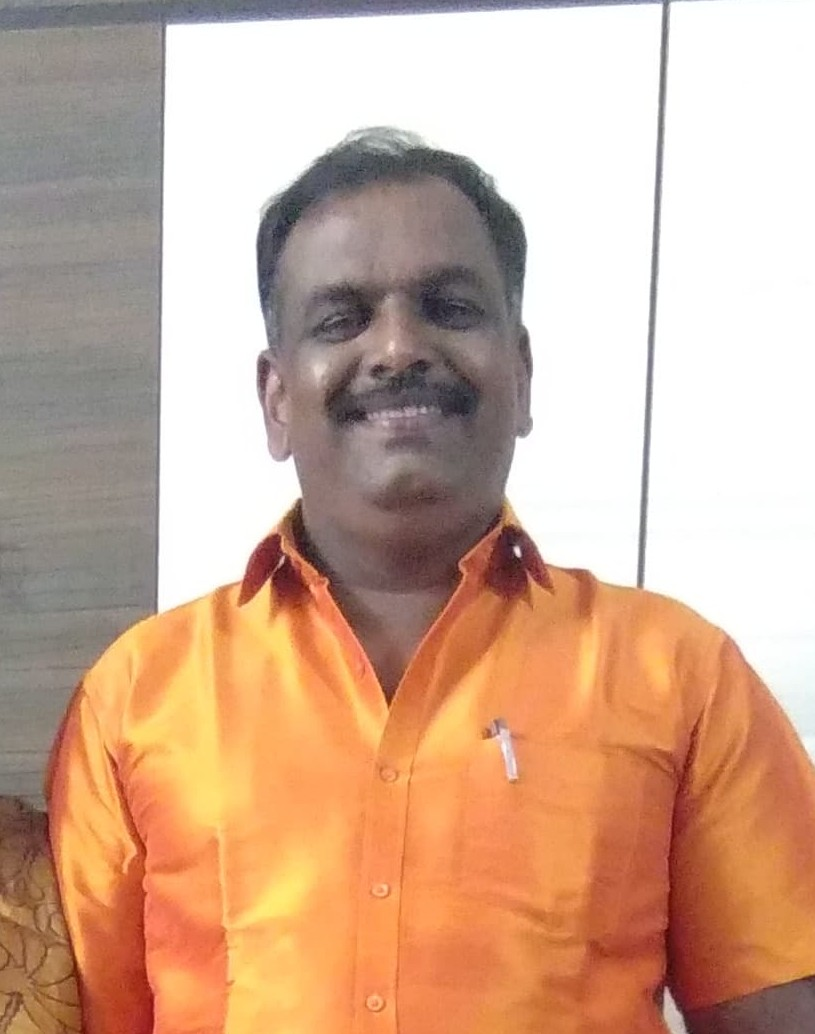
#> input picture build/images/Ashok kumar.jpg, 815 x 1034 px, given in place of VID-20260125-WA0000.mp4, which was not available
$ python fix_rotation.py
#> lines starting #> are read from the running program, lines starting #| are printed output that depends on the picture; pictures that were not available may be replaced by others from this repository, and a replacement may not be noted
#> further down, frame is the input picture: shape (1034, 815, 3); mean B, G, R 148.8, 171.6, 207
import cv2
import numpy as np

video_path = r"C:\Users\HP\Downloads\VID-20260125-WA0000.mp4"
output_4 = r"d:\Rakshitha-Diagnostics-main\public\images\4.png"
output_5 = r"d:\Rakshitha-Diagnostics-main\public\images\5.png"

def enhance_and_save(frame, output_path):
    # Rotate 90 degrees counter-clockwise
    rotated = cv2.rotate(frame, cv2.ROTATE_90_COUNTERCLOCKWISE)
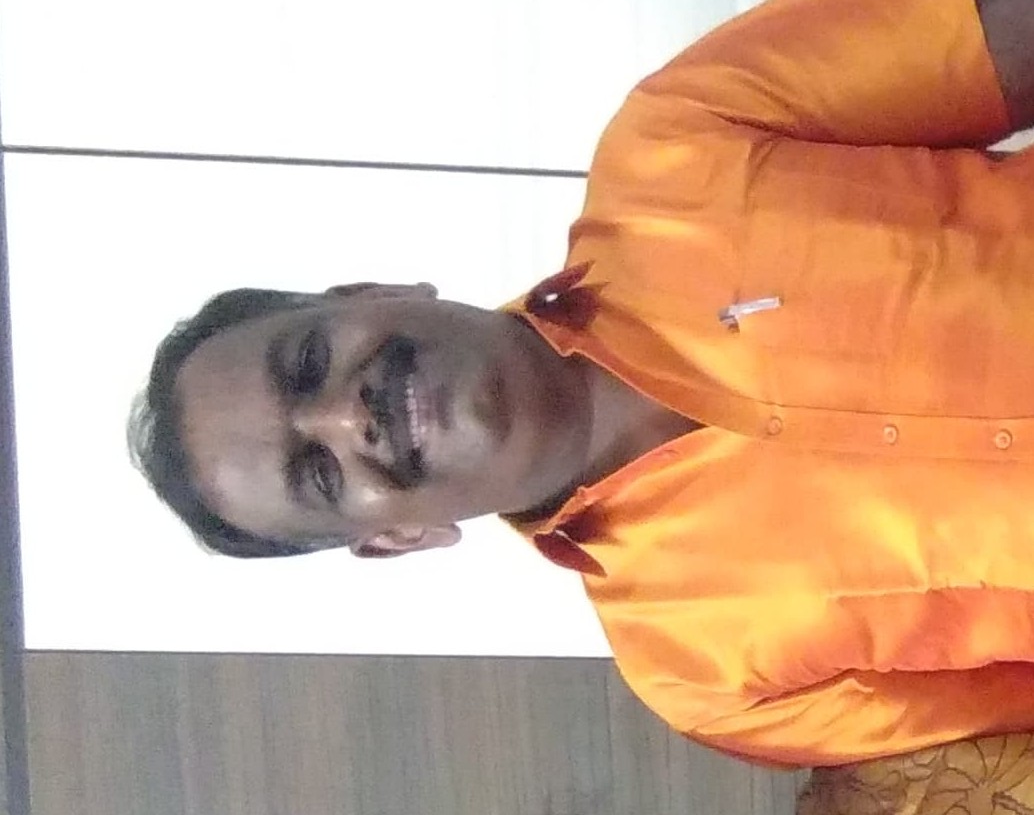
#> rotated: shape (815, 1034, 3); mean B, G, R 148.8, 171.6, 207

    # Denoise
    denoised = cv2.fastNlMeansDenoisingColored(rotated, None, 10, 10, 7, 21)

    # Sharpening kernel
    kernel = np.array([[0, -1, 0],
                       [-1, 5,-1],
                       [0, -1, 0]])
    sharpened = cv2.filter2D(denoised, -1, kernel)

    # Increase Contrast slightly
    lab = cv2.cvtColor(sharpened, cv2.COLOR_BGR2LAB)
#> lab: shape (815, 1034, 3); mean of channels 0, 1, 2 185, 139.4, 145.7
    l, a, b = cv2.split(lab)
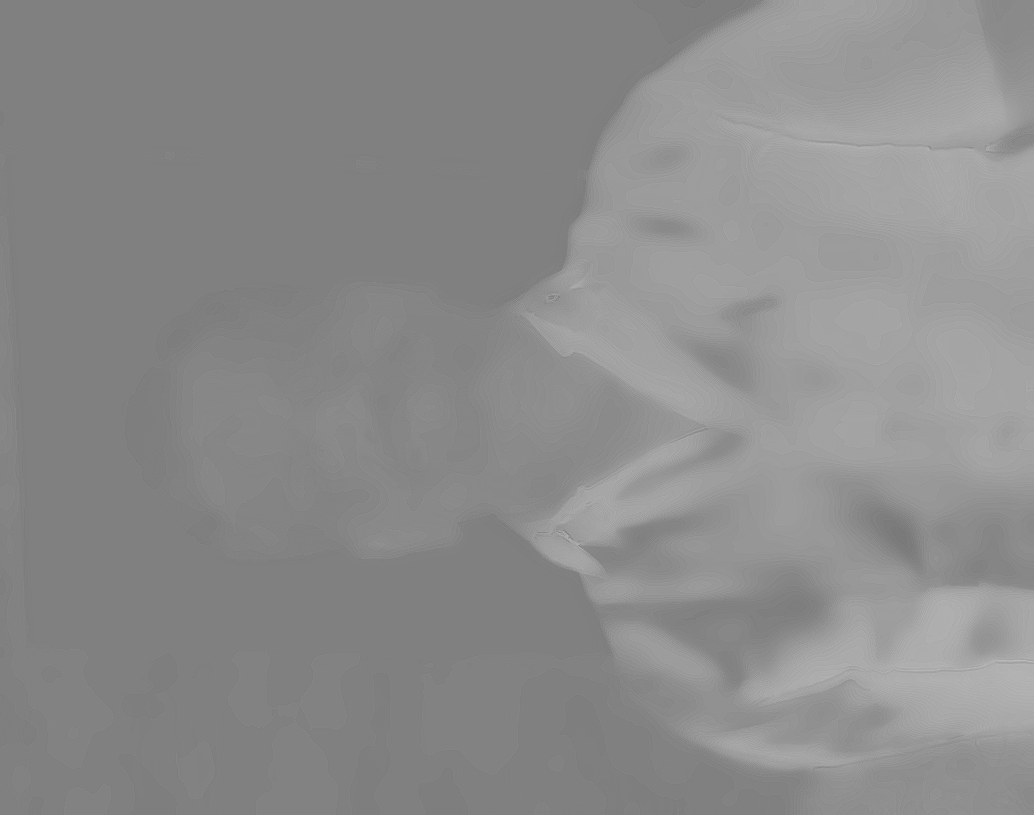
#> a: shape (815, 1034); min 115, max 189, mean 139.4
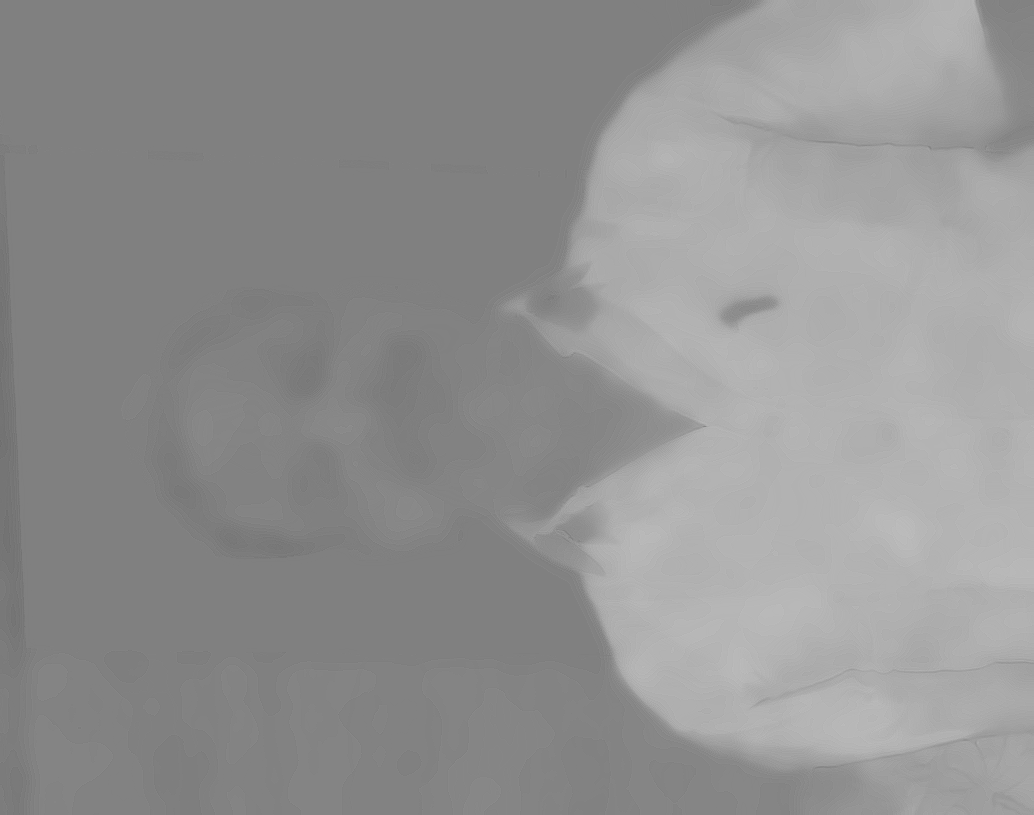
#> b: shape (815, 1034); min 108, max 190, mean 145.7
    clahe = cv2.createCLAHE(clipLimit=1.5, tileGridSize=(8,8))
    cl = clahe.apply(l)
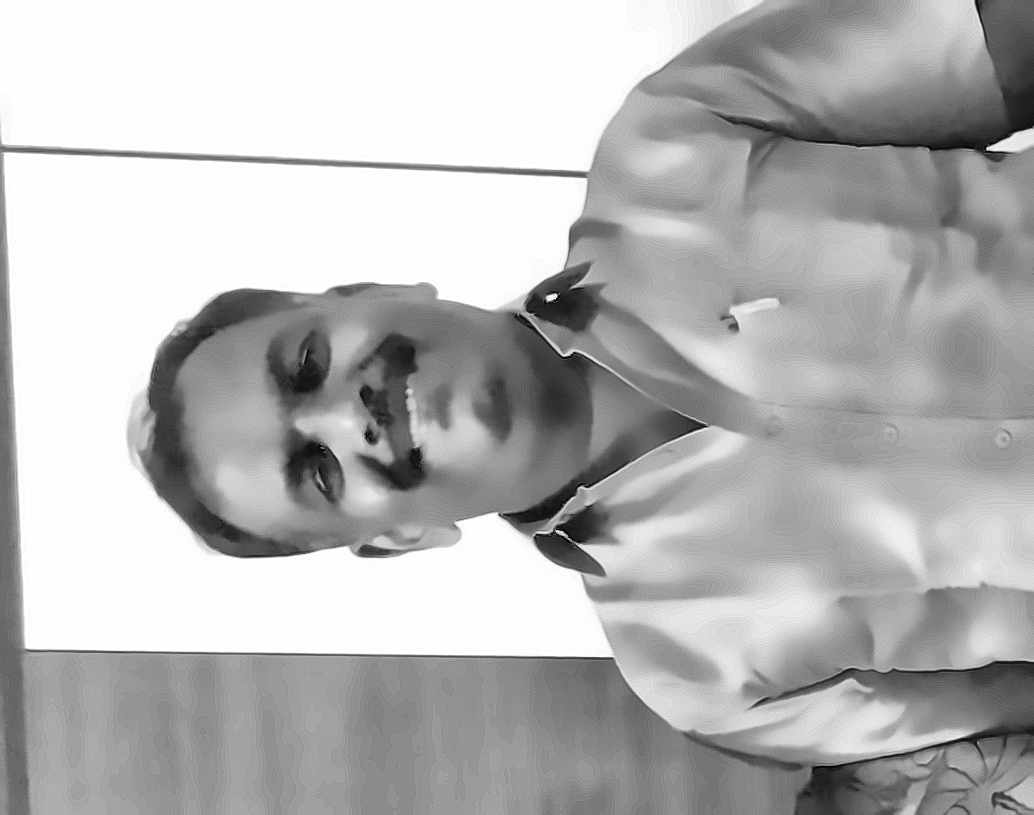
#> cl: shape (815, 1034); min 0, max 255, mean 181.8
    limg = cv2.merge((cl,a,b))
#> limg: shape (815, 1034, 3); mean of channels 0, 1, 2 181.8, 139.4, 145.7
    enhanced = cv2.cvtColor(limg, cv2.COLOR_LAB2BGR)
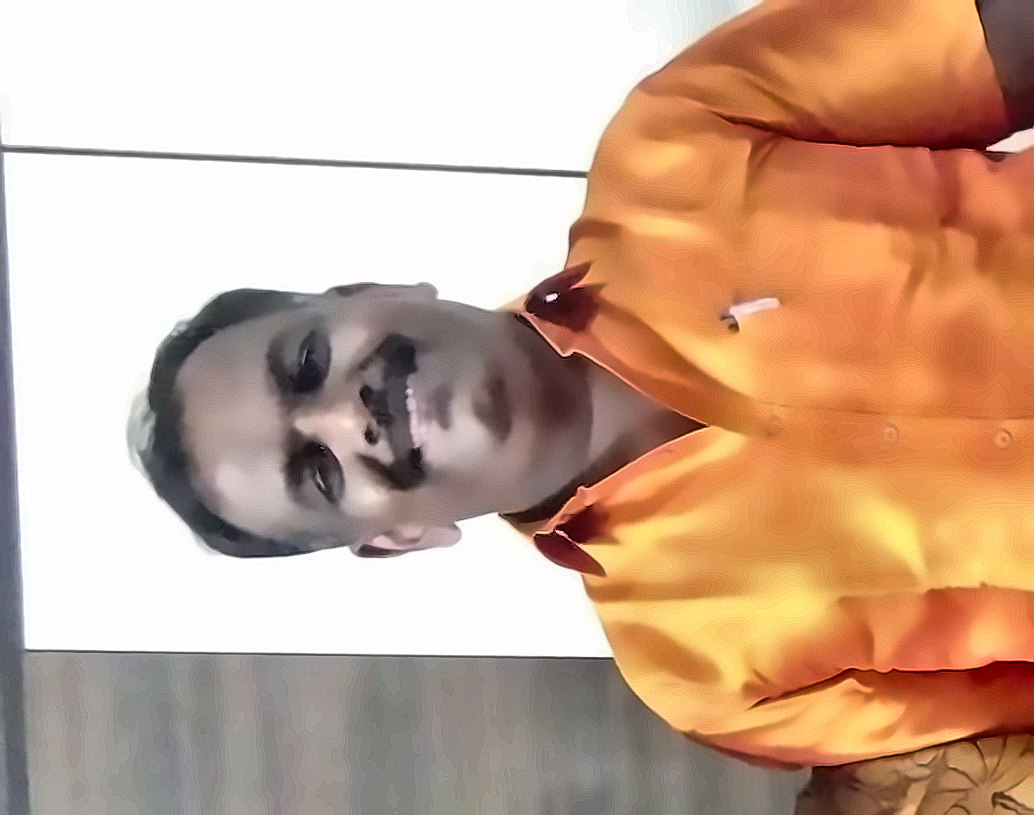
#> enhanced: shape (815, 1034, 3); mean B, G, R 145.3, 168.1, 202.5

    cv2.imwrite(output_path, enhanced)
    print(f"Saved {output_path}")


cap = cv2.VideoCapture(video_path)

cap.set(cv2.CAP_PROP_POS_FRAMES, 184)
ret, frame = cap.read()
if ret:
    enhance_and_save(frame, output_4)

cap.set(cv2.CAP_PROP_POS_FRAMES, 220)
ret, frame = cap.read()
if ret:
    enhance_and_save(frame, output_5)

cap.release()

$ run again, on build/images/2.png
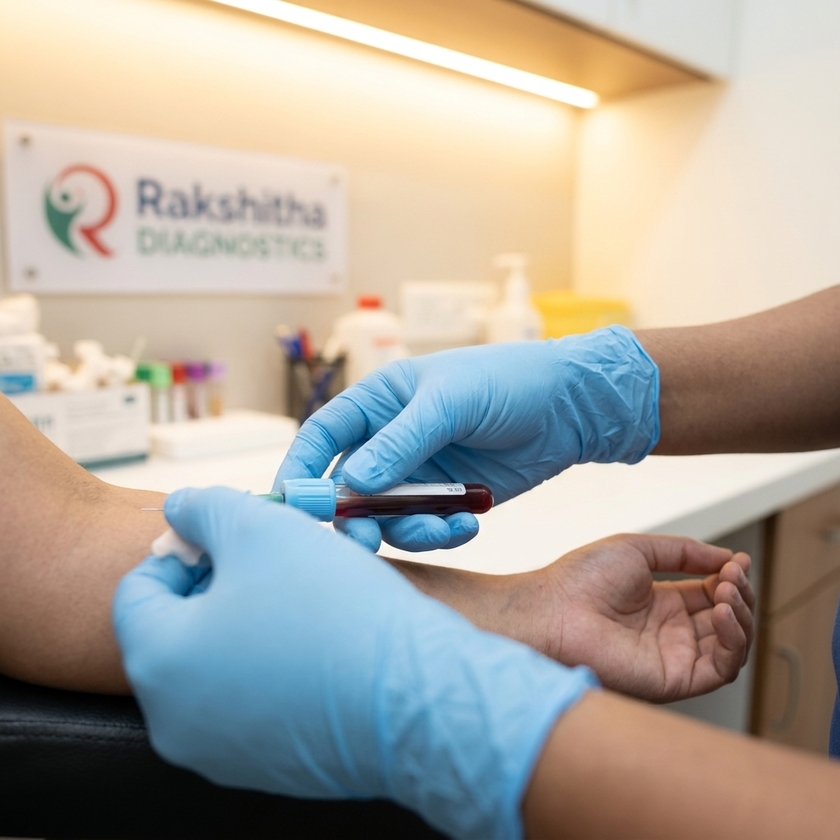
#> input picture build/images/2.png, 840 x 840 px, shrunk from 1024 x 1024 before the run, given in place of VID-20260125-WA0000.mp4, which was not available
#> frame is the input picture: shape (840, 840, 3); mean B, G, R 156.6, 166.2, 172.1
#> lab: shape (840, 840, 3); mean of channels 0, 1, 2 172.8, 130, 134.2
#> in enhance_and_save, `cl = clahe.apply(l)`:
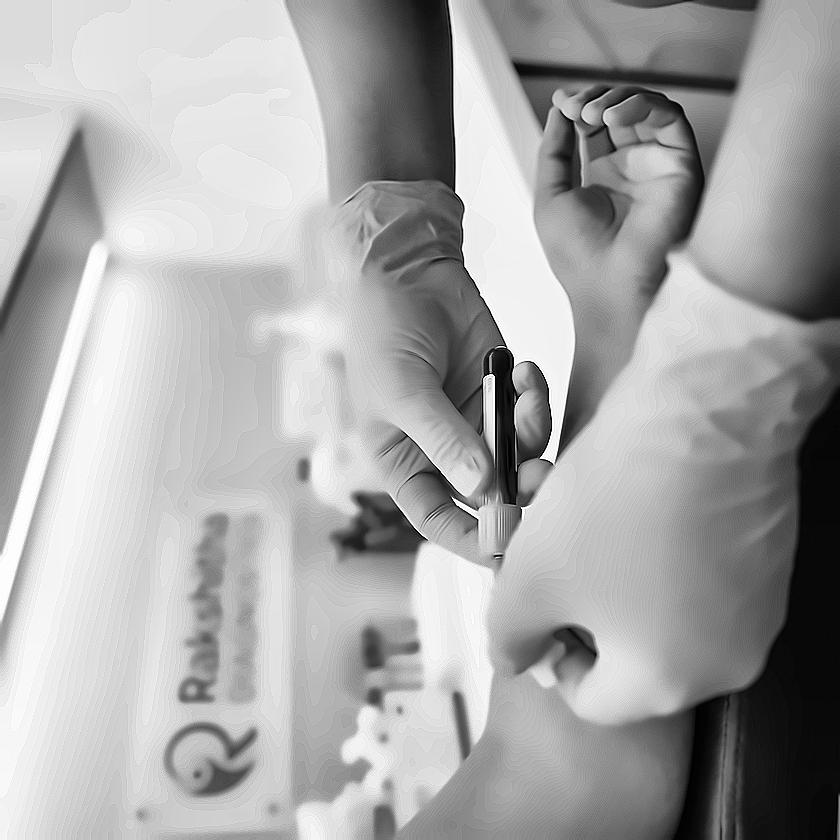
#> cl: shape (840, 840); min 0, max 255, mean 167
#> limg: shape (840, 840, 3); mean of channels 0, 1, 2 167, 130, 134.2
#> in enhance_and_save, `enhanced = cv2.cvtColor(limg, cv2.COLOR_LAB2BGR)`:
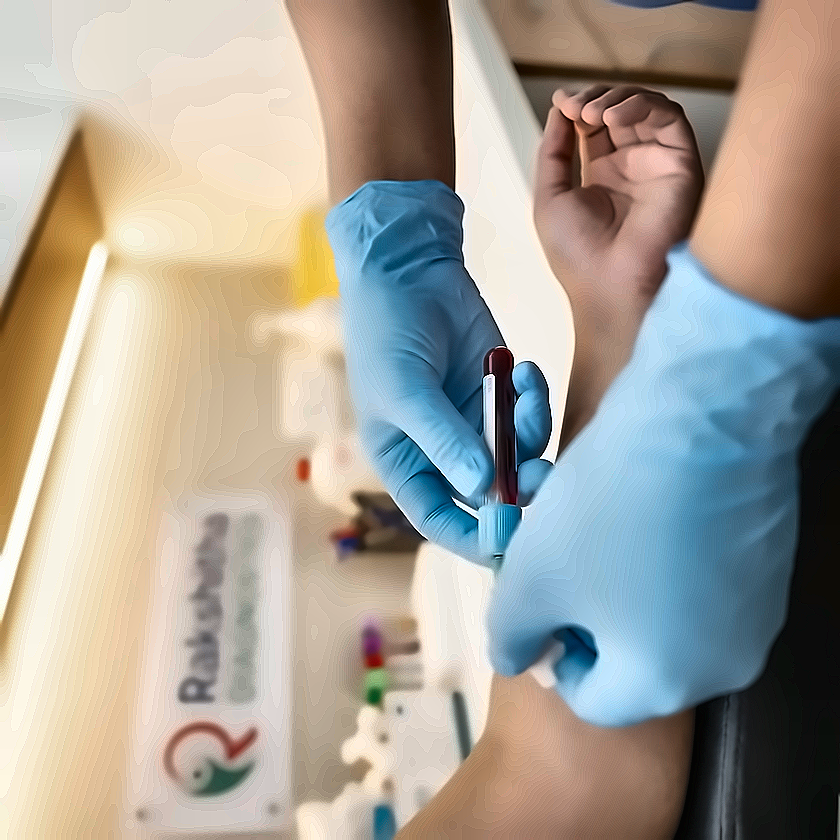
#> enhanced: shape (840, 840, 3); mean B, G, R 150.4, 160.2, 165.5

$ run again, on build/images/3.png
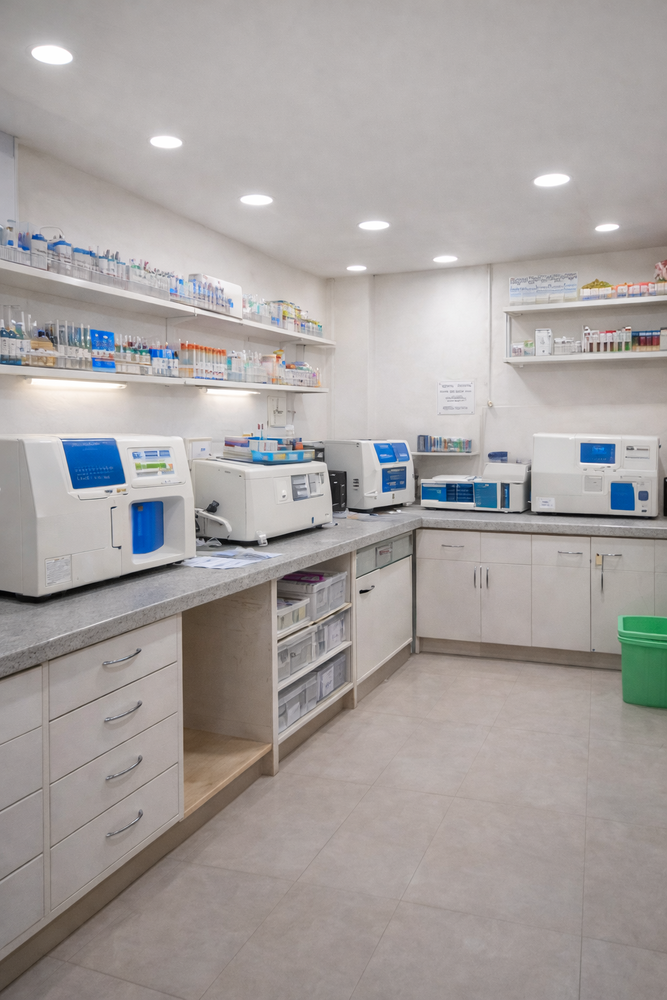
#> input picture build/images/3.png, 667 x 1000 px, shrunk from 1024 x 1536 before the run, given in place of VID-20260125-WA0000.mp4, which was not available
#> frame is the input picture: shape (1000, 667, 3); mean B, G, R 159, 160.9, 166.1
#> lab: shape (667, 1000, 3); mean of channels 0, 1, 2 169.4, 130, 130
#> in enhance_and_save, `l, a, b = cv2.split(lab)`:
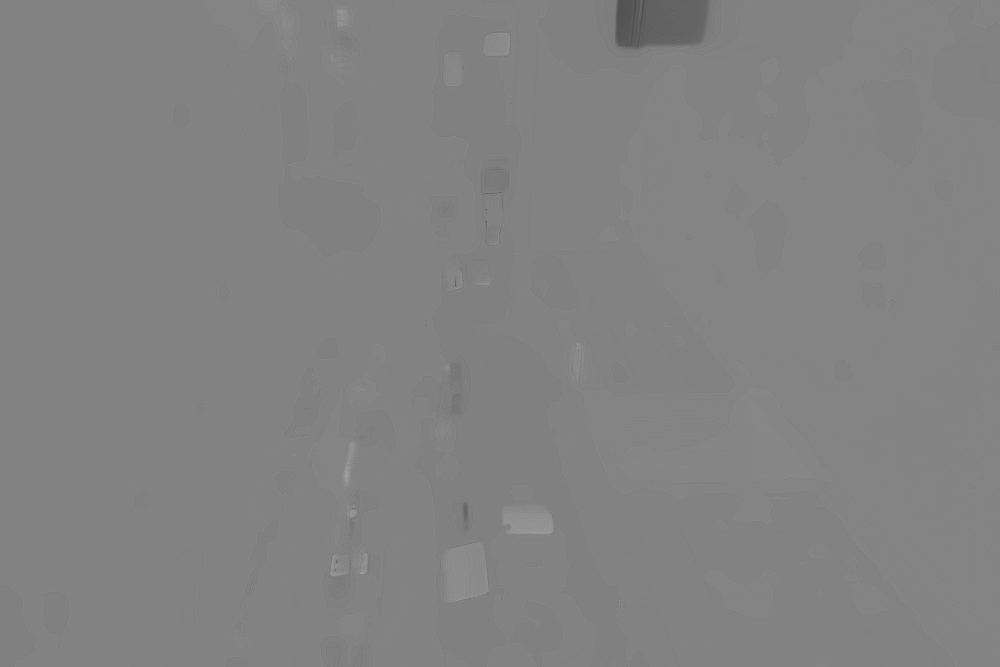
#> a: shape (667, 1000); min 75, max 162, mean 130
#> limg: shape (667, 1000, 3); mean of channels 0, 1, 2 162.2, 130, 130
#> in enhance_and_save, `enhanced = cv2.cvtColor(limg, cv2.COLOR_LAB2BGR)`:
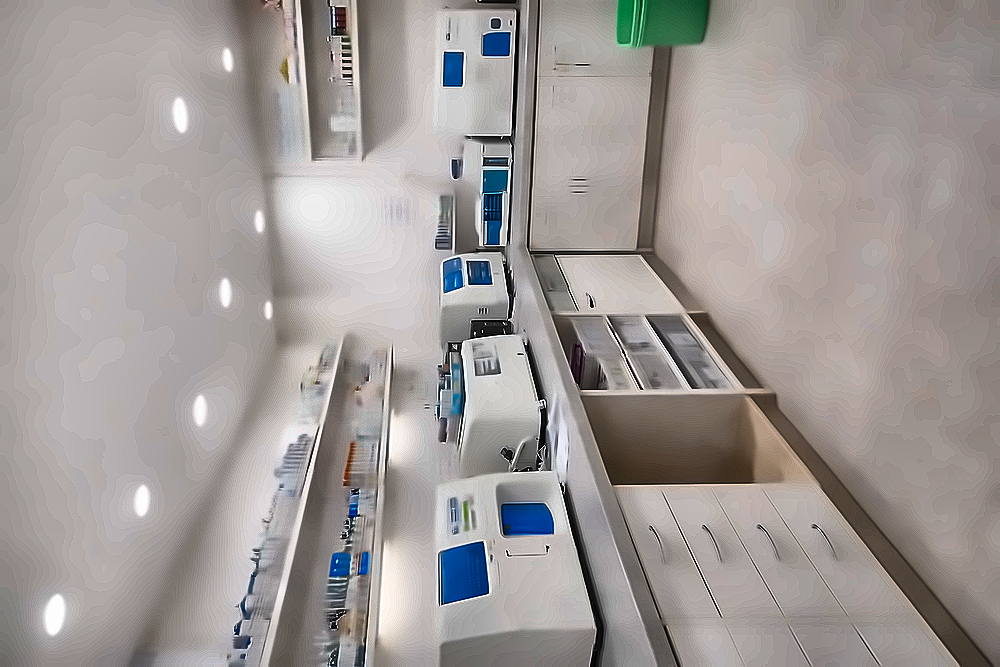
#> enhanced: shape (667, 1000, 3); mean B, G, R 151.6, 153.8, 159.6
